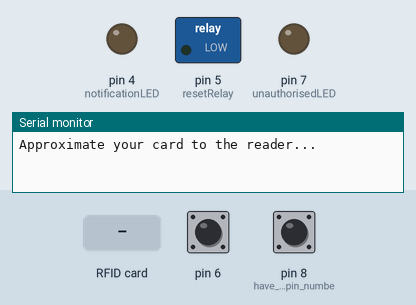
Bench run of a sketch on a simulated Arduino Uno, built with avr-gcc and run on an emulated ATmega328P. Shown: switched loads named in the sketch (green lamp = pin HIGH), output pins drawn as LEDs (lit = HIGH), the last lines printed to the serial monitor. Inputs (shaded band) come from the test bench; at power-on: pin 8 (have_to_use_the_pin_numbe) HIGH, pin 6 HIGH. Pins used as bus, display or sensor lines are not drawn.

Above: at 1.2 s.
1.3 s: RFID card 5E 7A 19 C4 held to the reader
At 1.9 s:
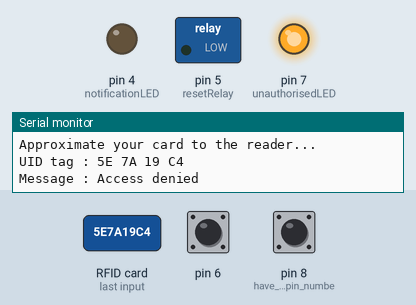
2.8 s: pin 8 (have_to_use_the_pin_numbe) pulled LOW for 0.15 s
At 4.0 s:
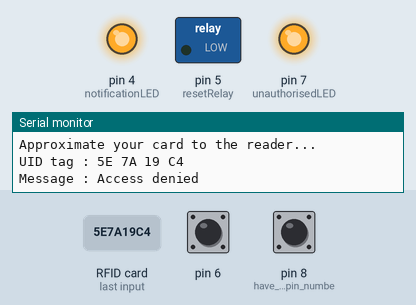
4.5 s: pin 6 pulled LOW for 0.15 s
At 5.7 s:
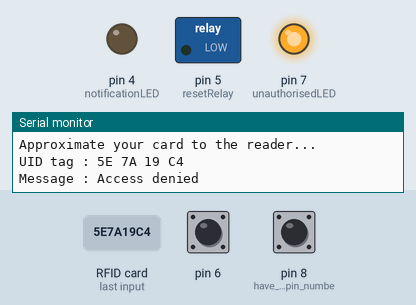
6.1 s: pin 8 (have_to_use_the_pin_numbe) pulled LOW for 1 s
At 8.0 s:
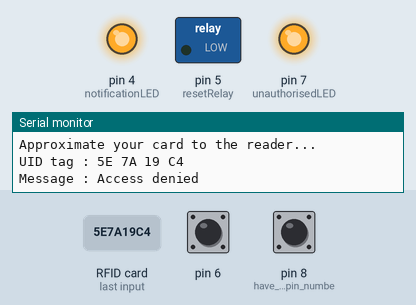
Timing chart, 0 to 9.5 s (numbered marks = the images above; inputs shaded):
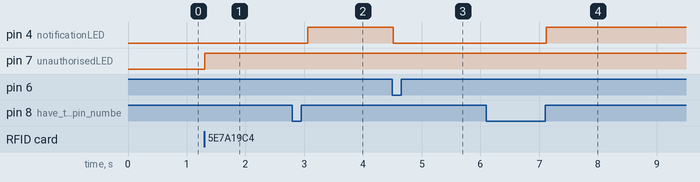

Measured:
- after the input at 1.3 s, pin 7 (unauthorisedLED): LOW → HIGH at once
- after the input at 2.8 s, pin 4 (notificationLED): LOW → HIGH after 0.26 s
- after the input at 4.5 s, pin 4 (notificationLED): HIGH → LOW at once
- after the input at 6.1 s, pin 4 (notificationLED): LOW → HIGH after 1.0 s

The sketch:

door-lock.ino
```cpp
#include <SPI.h>
#include <MFRC522.h>

#define SS_PIN 10
#define RST_PIN 9

//Define some keywords (purely to make the code more readable to humans)
#define pressed LOW
#define notPressed HIGH
#define on HIGH
#define off LOW

//define the inputs
#define callButton digitalRead(8)
#define internalButton digitalRead(6)

//define the outputs
#define doorStrike 2
#define notificationLED 4
#define resetRelay 5
#define unauthorisedLED 7

MFRC522 mfrc522(SS_PIN, RST_PIN);   // Create MFRC522 instance.

unsigned int pressTime = 0;   //create an integer variable to be incremented while the button is pressed

void setup()
{
  Serial.begin(9600);   // Initiate a serial communication
  SPI.begin();      // Initiate  SPI bus
  mfrc522.PCD_Init();   // Initiate MFRC522
  Serial.println("Approximate your card to the reader...");
  Serial.println();
  pinMode(doorStrike, OUTPUT);
  pinMode(unauthorisedLED, OUTPUT);
  pinMode(notificationLED, OUTPUT);
  pinMode(resetRelay, OUTPUT);
  pinMode(8, INPUT_PULLUP); //have to use the pin numbers when initalising inputs due to using "digitalRead(x)" in the definitions
  pinMode(6, INPUT_PULLUP);

}
void loop() {
  if (callButton == pressed && pressTime < 150) { //when the call button is pressed start incrementing pressTime until either the button is released or 15 seconds elapses
    pressTime++;
    delay(100); //a delay of 100 means it checks the status of the button every tenth of a second, and means a value of 150 in pressTime = 15 seconds
  } else if (callButton == pressed && pressTime >= 150) { //if the call button has been pressed and held for 15 seconds turn on the reset relay
    digitalWrite(resetRelay, on);
    //program will end here in this case as the arduino resets.
  } else if (callButton == notPressed && pressTime != 0) { //if the call button is released before 15 seconds, turn on the internal "call notification" LED
    digitalWrite(notificationLED, on);
    pressTime = 0;
    delay(100);
  }

  if (internalButton == pressed) {
    digitalWrite(notificationLED, off);
  }
  // Look for new cards
  if ( ! mfrc522.PICC_IsNewCardPresent())
  {
    return;
  }
  // Select one of the cards
  if ( ! mfrc522.PICC_ReadCardSerial())
  {
    return;
  }
  //Show UID on serial monitor
  Serial.print("UID tag :");
  String content = "";
  byte letter;
  for (byte i = 0; i < mfrc522.uid.size; i++)
  {
    Serial.print(mfrc522.uid.uidByte[i] < 0x10 ? " 0" : " ");
    Serial.print(mfrc522.uid.uidByte[i], HEX);
    content.concat(String(mfrc522.uid.uidByte[i] < 0x10 ? " 0" : " "));
    content.concat(String(mfrc522.uid.uidByte[i], HEX));
  }
  Serial.println();
  Serial.print("Message : ");
  content.toUpperCase();
  if (content.substring(1) == "** ** ** **") //replace the ** with the UID of the card that you want to give access
  {
    Serial.println("Authorised access"); //send "authorised access" message to the serial monitor (if arduino is connected to PC)
    Serial.println();
    digitalWrite(doorStrike, on); //activate the relay which drives the electronic doorstrike
    delay(3000);
    digitalWrite(doorStrike, off); //deactivate the relay which drives the electronic doorstrike
  }

  else if (content.substring(1) == "** ** ** **") //add a second UID here if you want to use more than one card
  {
    Serial.println("Authorised access");
    Serial.println();
    digitalWrite(doorStrike, on);
    delay(3000);
    digitalWrite(doorStrike, off);
  }

  else   {
    Serial.println("Access denied");
    digitalWrite(unauthorisedLED, on); //illuminate led on pin 7 to indicate an access attempt was made with unauthorised card
  }

}
```
